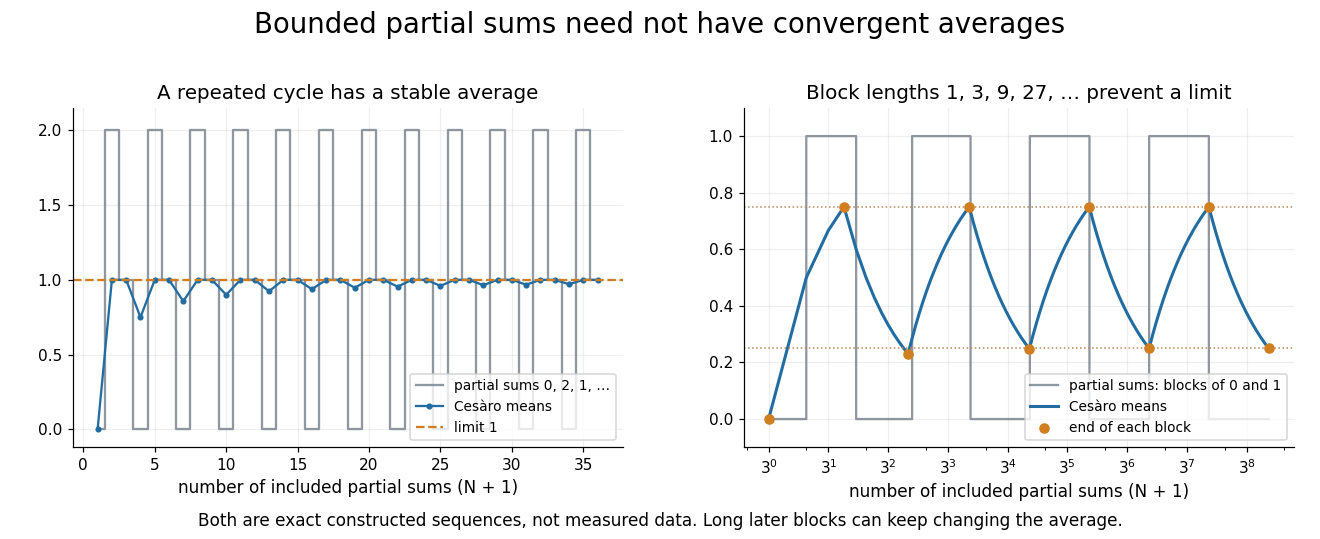

Recreate this plot in Python.
"""Exact examples showing periodic averaging and failure for longer blocks."""
from pathlib import Path

import matplotlib

matplotlib.use("Agg")
import matplotlib.pyplot as plt
import numpy as np


def main():
    fig, axes = plt.subplots(1, 2, figsize=(12, 4.9), dpi=110)
    fig.patch.set_facecolor("white")
    fig.suptitle("Bounded partial sums need not have convergent averages", fontsize=18, y=0.98)
    m = np.arange(1, 37)
    periodic = np.tile([0, 2, 1], 12)
    axes[0].step(m, periodic, where="mid", color="#747d89", alpha=0.8, label="partial sums 0, 2, 1, …")
    axes[0].plot(m, np.cumsum(periodic)/m, color="#216da2", marker="o", markersize=3, label="Cesàro means")
    axes[0].axhline(1, color="#d07e20", linestyle="--", label="limit 1")
    axes[0].set_title("A repeated cycle has a stable average", fontsize=13)
    blocks = np.concatenate([np.full(3**j, j%2) for j in range(9)])
    count = np.arange(1, len(blocks)+1)
    mean = np.cumsum(blocks)/count
    axes[1].step(count, blocks, where="post", color="#747d89", alpha=0.8, label="partial sums: blocks of 0 and 1")
    axes[1].plot(count, mean, color="#216da2", linewidth=2, label="Cesàro means")
    ends = np.cumsum([3**j for j in range(9)])
    axes[1].scatter(ends, mean[ends-1], color="#d07e20", s=35, zorder=5, label="end of each block")
    axes[1].axhline(0.25, color="#b6875c", linestyle=":", linewidth=1)
    axes[1].axhline(0.75, color="#b6875c", linestyle=":", linewidth=1)
    axes[1].set_xscale("log", base=3)
    axes[1].set_title("Block lengths 1, 3, 9, 27, … prevent a limit", fontsize=13)
    for ax in axes:
        ax.set_xlabel("number of included partial sums (N + 1)", fontsize=11)
        ax.grid(alpha=0.20)
        ax.spines[["top", "right"]].set_visible(False)
        ax.legend(fontsize=9, loc="lower right")
    axes[0].set_ylim(-0.12, 2.15)
    axes[1].set_ylim(-0.10, 1.10)
    fig.text(0.5, 0.025, "Both are exact constructed sequences, not measured data. Long later blocks can keep changing the average.", ha="center", fontsize=11)
    fig.subplots_adjust(left=0.055, right=0.98, top=0.80, bottom=0.17, wspace=0.22)
    fig.savefig(Path(__file__).with_suffix(".png").name, facecolor="white")
    plt.close(fig)


if __name__ == "__main__":
    main()
